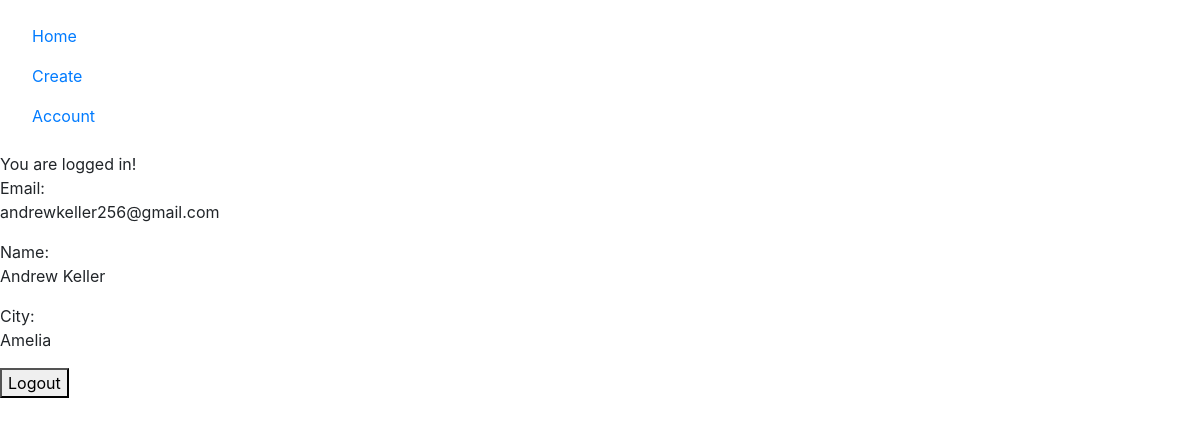
Page /account.php (signed in) on the committed database.
### tables this page shows
CREATE TABLE `users` (
  `User_ID` int(15) UNSIGNED NOT NULL,
  `Name` varchar(15) NOT NULL,
  `Email` varchar(25) NOT NULL,
  `Password` varchar(255) NOT NULL,
  `City` varchar(15) NOT NULL
);

### account.php (the view, shortened to what this page needs)
<?php
require_once('setup.php');
if(isset($_SESSION['auth_user'])){
	 $result= $connection->prepare('SELECT * FROM users WHERE Email=?;');
        $result->execute([$_SESSION['auth_user']]);
        $products=$result->fetch();
	echo 'You are logged in!<br>';
	echo '
		<form method>
		<div class="row">
		<div class="col">
		Email:<br>';
		echo '<p>'.$products['Email'].'</p>';
		echo 'Name:<br>';
		echo '<p>'.$products['Name'].'</p>';
		echo 'City:<br>';
		echo '<p>'.$products['City'].'</p>';
	echo '<form method="get" action="">
	<button type="submit" name="submit" value="submit">Logout</button>
	</form>';
}
else{
	header('Location: index.php');}
?>

### rows in the picture
users: Email "andrewkeller256@gmail.com", Name "Andrew Keller", City "Amelia"
